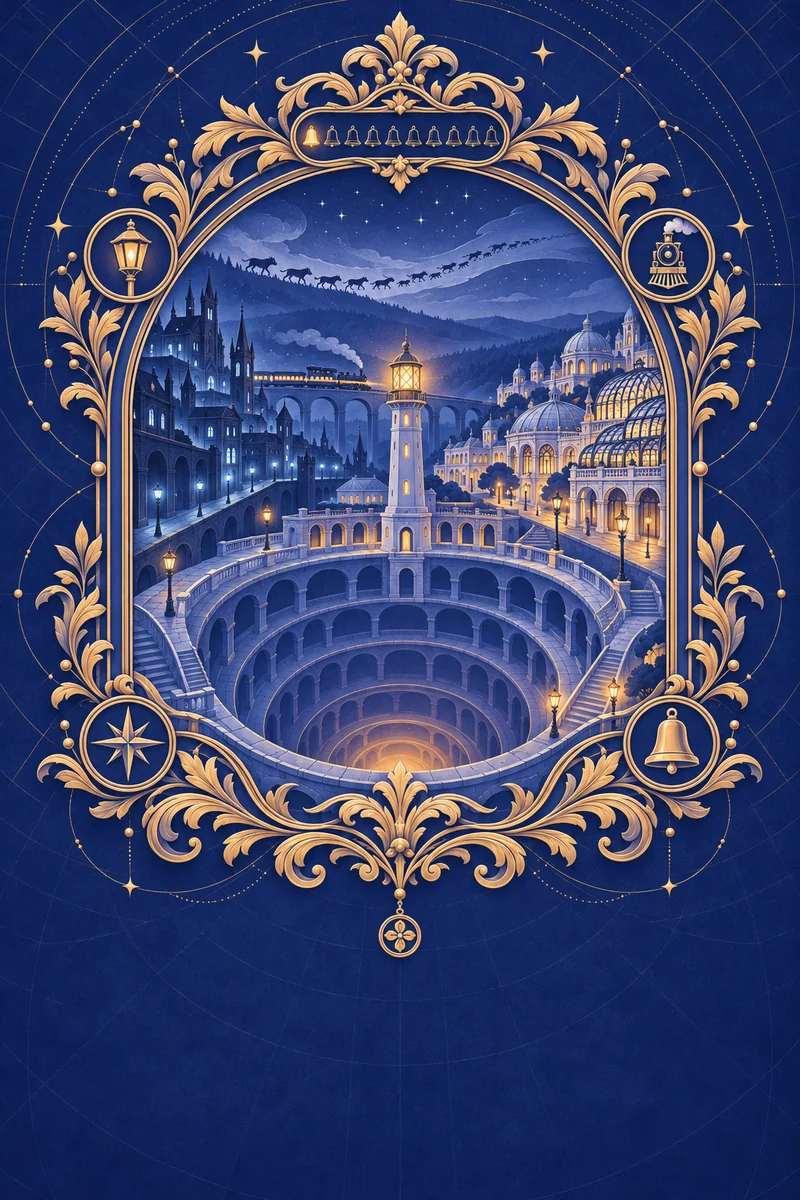
#> input picture 底稿/门面/小样_此刻书/assets/card.webp, 800 x 1200 px
$ python -i prep_assets.py   (imports and definitions only)
#> lines starting #> are read from the running program, lines starting #| are printed output that depends on the picture; after the words box and inside, x2 and y2 are one past the last pixel; in counts of white or black regions, pixels touching at a corner belong together
#!/usr/bin/env python3
# 纷争纪的书用的图。要带 PIL 的 Python（ComfyUI 那一个）。先跑 build_data.py（人的名单从 data/strife.json 里读）。
#   python prep_assets.py            都做
#   python prep_assets.py cards      二十二张牌面和牌背（assets/card/，带透明的拱窗形）
#   python prep_assets.py road       路的长卷十一段（assets/road/），量出头一段左边、末一段右边的颜色写进 data/roadc.json
#   python prep_assets.py por        时代页里的人像拼图，一张牌一张（assets/pa/），神和魔神用神明显像
#   python prep_assets.py spr        档案页的立绘加表情，一人一张（assets/ps/），神和魔神的显像（assets/god/）
#   python prep_assets.py cg         时代原画、节点原画、死的那一刻、传奇之陨（照 cg_table.json），写 data/cg.json
import io
import json
import os
import sys

from PIL import Image, ImageFilter

sys.stdout = io.TextIOWrapper(sys.stdout.buffer, encoding='utf-8')
HERE = os.path.dirname(os.path.abspath(__file__))
COMFY = os.path.normpath(os.path.join(HERE, '..', '..', '状态栏', 'comfy'))
SRC = os.path.join(COMFY, 'out', '门面_原画_纷争纪')
ASSETS = os.path.join(HERE, 'assets')
PSET_DIR = {'1001': '立绘_v3'}
GODS = os.path.join(COMFY, 'out', '神明显像')


def data():
    return json.load(open(os.path.join(HERE, 'data', 'strife.json'), encoding='utf-8'))


def fresh(dst, *srcs):
    return os.path.exists(dst) and all(os.path.getmtime(dst) >= os.path.getmtime(s) for s in srcs)


NW, NH = 1120, 1680          # 归一以后的画布（最后缩成 800×1200）
HALF, FOOT_Y = 258, 1610     # 石框两根边柱外沿之间的半宽、尖脚落在哪一行


def frame_of(a):
    """量一张牌里石框在哪：回 (中线 x, 边柱外沿的半宽, 尖脚 y)。模型照样板重画的框，大小差到一成多、位置也不一样，要归一。
    边柱外沿：一行里从外往里头一段连着十八个石头色的像素。溢出框的东西多半不是石头色、也多半只占几行，所以取各行里出现最多的那个位置；
    一边叫东西挡得厉害的，照另一边和中线算（各张牌的中线都在 509 到 511）。尖脚：中线上最低的石头色像素。"""
    import numpy as np
    H, W = a.shape[:2]
    rgb = a[..., :3].astype(int)
    st = (a[..., 3] > 200) & (rgb.mean(-1) > 150) & (rgb.max(-1) - rgb.min(-1) < 30)
    run = 18
    c = np.cumsum(np.pad(st, ((0, 0), (1, 0))), axis=1)
    full = (c[:, run:] - c[:, :-run]) == run
    ls, rs = [], []
    for y in range(int(H * .30), int(H * .66)):
        xs = np.flatnonzero(full[y])
        if len(xs):
            if 150 <= xs[0] <= 400:
                ls.append(xs[0])
            if 620 <= xs[-1] + run - 1 <= 880:
                rs.append(xs[-1] + run - 1)

    def mode(vals):
        if not vals:
            return 0, 0
        k = np.convolve(np.bincount(np.array(vals, dtype=int), minlength=W), np.ones(5), 'same')
        return int(k.argmax()), int(k.max())
    (xl, nl), (xr, nr) = mode(ls), mode(rs)
    if nl >= 60 and nr >= 60:
        xc, half = (xl + xr) / 2, (xr - xl) / 2
    elif nl >= 60:
        xc, half = 510, 510 - xl
    elif nr >= 60:
        xc, half = 510, xr - 510
    else:
        return None
    ys = np.flatnonzero(st[:, int(xc) - 5:int(xc) + 6].any(axis=1))
    return xc, half, int(ys[-1])


def norm_card(src):
    """第二版的牌是抠出来的拱窗形（透明底）。很淡的杂点清掉；照石框归一（同一个大小，尖脚落在同一处）；
    画到原图边上叫边切断的东西（吊石头的绳、日头的光芒）在边上淡出去。回 1120×1680 的图和缩放了多少。"""
#> called with src = '../小样_此刻书/assets/card.webp'
    import numpy as np
    im = Image.open(src).convert('RGBA')
    if im.size != (1024, 1536):
        print('尺寸不对', os.path.basename(src), im.size)
        im = im.resize((1024, 1536), Image.LANCZOS)
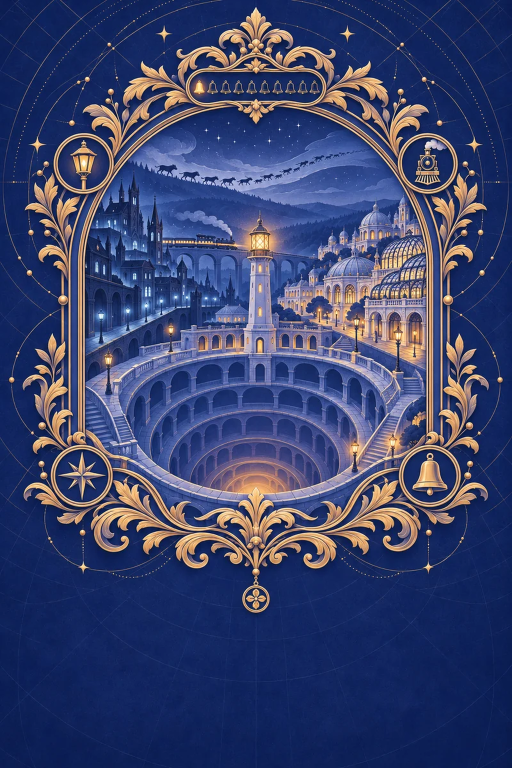
#> im: PIL image 1024x1536 RGBA (shown at 1/2 size); mean R, G, B, A 58, 67.1, 109.6, 255
    a = np.array(im)
    H, W = a.shape[:2]
#> H = 1536; W = 1024
    al = a[..., 3].astype(float)
#> al: shape (1536, 1024) float64; every value is 255
    al[al < 12] = 0
    xs, ys = np.arange(W)[None, :], np.arange(H)[:, None]
#> ys = 1536 values from 0 to 1535
    ramp = np.minimum(1, np.minimum(np.minimum(xs, W - 1 - xs), np.minimum(ys, H - 1 - ys)) / 22.0)
    a[..., 3] = (al * ramp).astype(np.uint8)
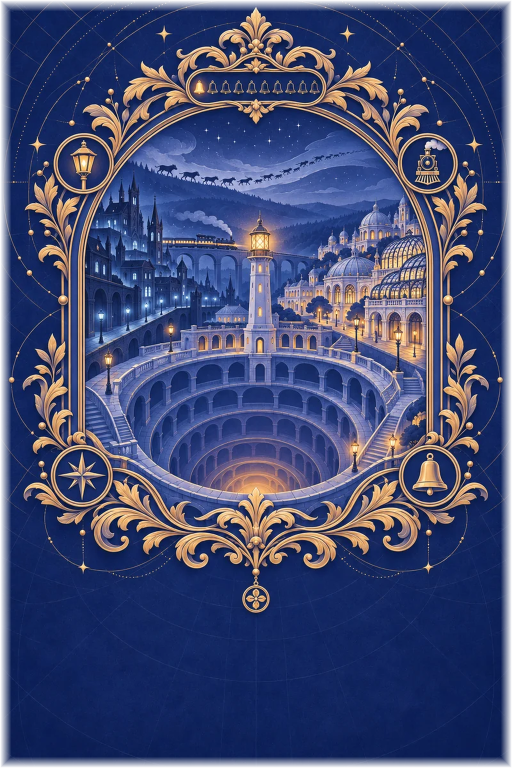
#> a: shape (1536, 1024, 4) (shown at 1/2 size); 7.04% of pixels changed, all inside (x1, y1, x2, y2) = (0, 0, 1024, 1536); transparent parts drawn white
    fr = frame_of(a)
#> in frame_of, `st = (a[..., 3] > 200) & (rgb.mean(-1) > 150) & (rgb.max(-1) - rgb.min..`:
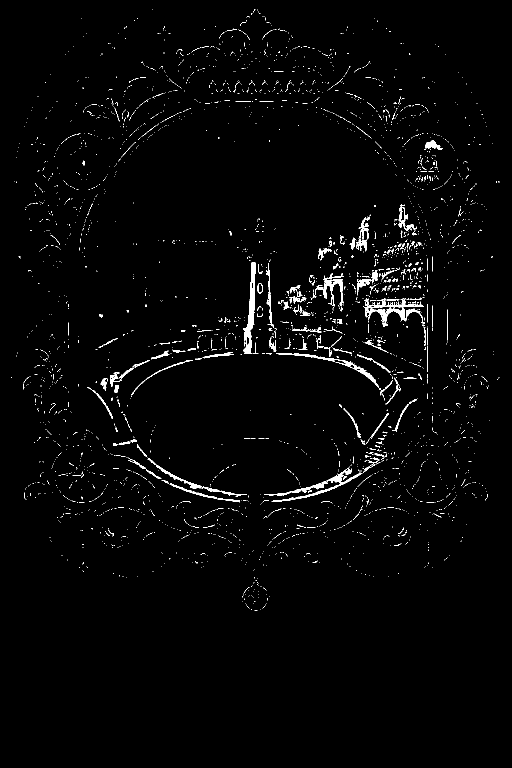
#> st: shape (1536, 1024) bool (shown at 1/2 size); 1.8% white; 3306 white regions (3132 under 20 px), largest, box (x1, y1, x2, y2) and area: (486, 525, 512, 661) 1270, (543, 933, 725, 1004) 1111, (552, 706, 758, 776) 1064
#> in frame_of, `c = np.cumsum(np.pad(st, ((0, 0), (1, 0))), axis=1)`:
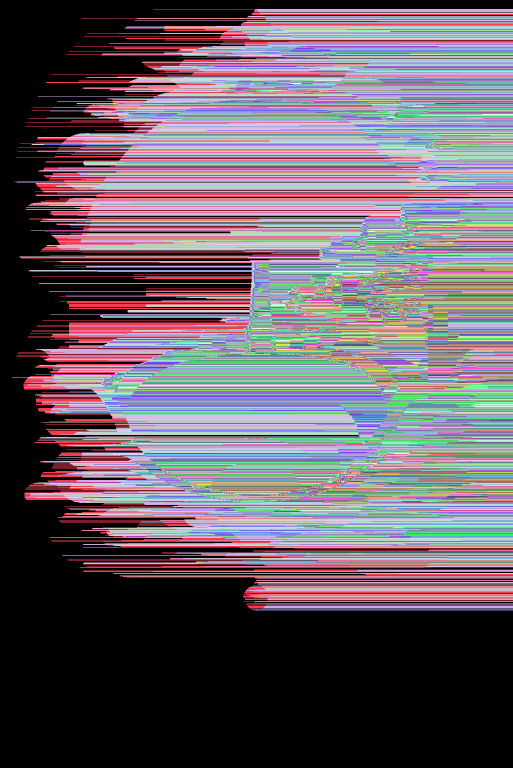
#> c: shape (1536, 1025) int64 (shown at 1/2 size); 145 distinct labels, from 0 to 144; one colour per label, 0 black
#> in frame_of, `full = (c[:, run:] - c[:, :-run]) == run`:
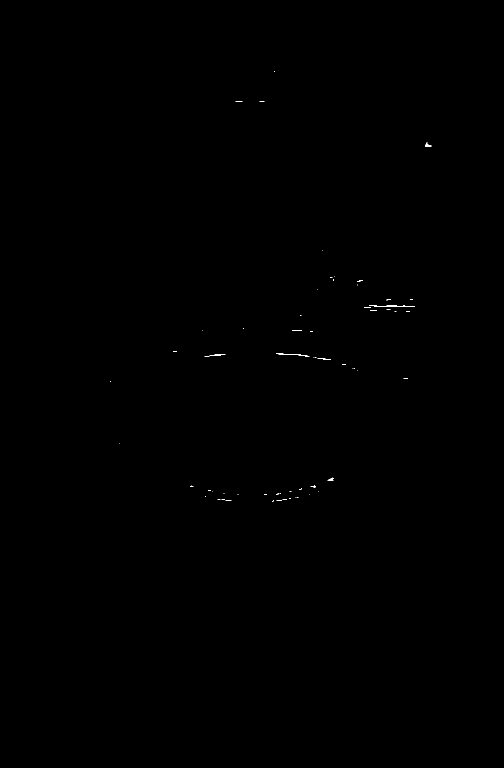
#> full: shape (1536, 1007) bool (shown at 1/2 size); 0.05% white in thin lines or dots, all inside (x1, y1, x2, y2) = (220, 143, 863, 1003)
#> the loop in frame_of, `for y in range(int(H * .30), int(H * .66)):` made 553 passes
#> xs on pass 42: [645]
#> after the loop in frame_of, `for y in range(int(H * .30), int(H * .66)):`: ls = [346, 346, 220, 238, 383, 380]; rs = 54 values, max 846 at index 15, min 620 at index 22, mean 706.1
#> in mode, `k = np.convolve(np.bincount(np.array(vals, dtype=int), minlength=W), n..`: k = 1024 values, max 2 at index 344, min 0 at index 0, mean 0.0293
#> in frame_of, `(xl, nl), (xr, nr) = mode(ls), mode(rs)`: xl = 344; nl = 2; xr = 682; nr = 9
    if fr is None:
        print('量不出石框，照样板的位置放', os.path.basename(src))
        fr = (510, 262, 1480)
    xc, half, yf = fr
    s = HALF / half
    sm = Image.fromarray(a, 'RGBA').resize((round(W * s), round(H * s)), Image.LANCZOS)
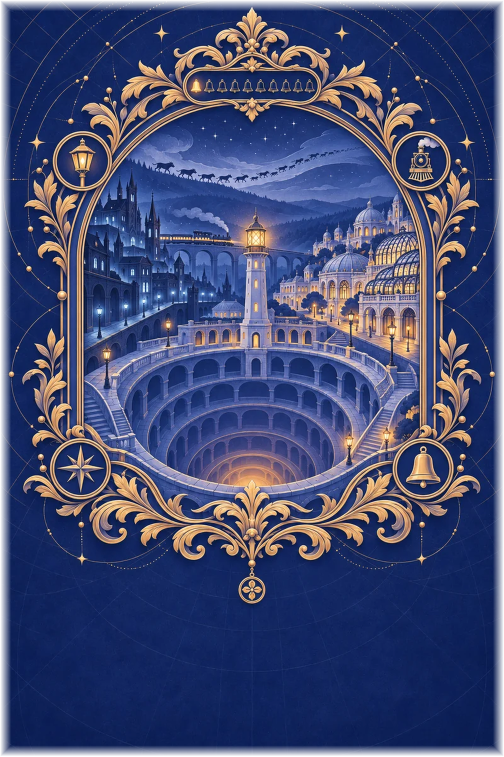
#> sm: PIL image 1008x1513 RGBA (shown at 1/2 size); mean R, G, B, A 57.9, 66.9, 109.3, 245.5; transparent parts drawn white
    x, y = round(NW / 2 - xc * s), round(FOOT_Y - yf * s)
    box = (max(0, -x), max(0, -y), min(sm.width, NW - x), min(sm.height, NH - y))
#> box = (0, 0, 1008, 1513)
    if box != (0, 0, sm.width, sm.height):
        print('  出了画布，裁掉一点', os.path.basename(src), box, sm.size)
    cv = Image.new('RGBA', (NW, NH), (0, 0, 0, 0))
#> cv: PIL image 1120x1680 RGBA; every value is 0
    cv.alpha_composite(sm.crop(box), (max(0, x), max(0, y)))
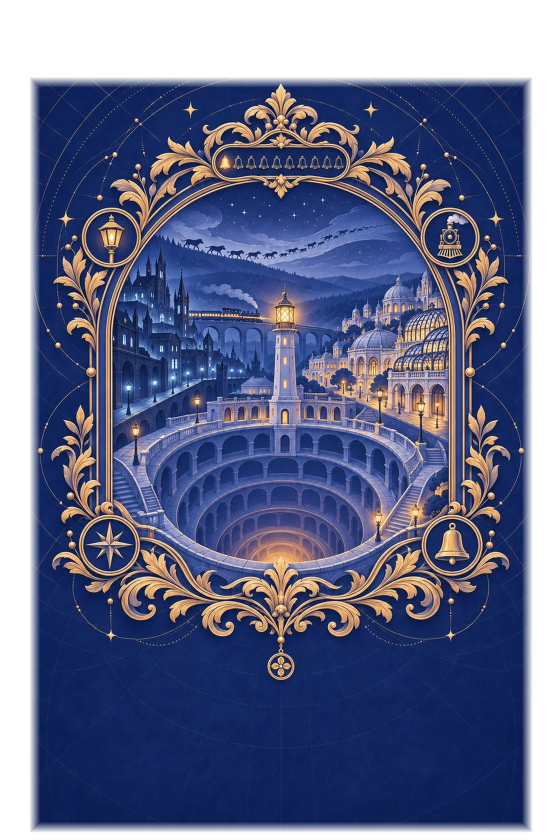
#> cv: PIL image 1120x1680 RGBA (shown at 1/2 size); mean R, G, B, A 46.9, 54.3, 88.6, 199; transparent parts drawn white
    return cv, round(s, 3)


# [7 lines left out: function finish_card, not called in this run]


KAI = 'C:/Windows/Fonts/simkai.ttf'      # 楷体：页边那一行是一只手写在牌上的
FS_MAX, FS_MIN, LS = 27, 15, 0.10      # 刻字最大、最小的字号（归一画布上的像素），字距是字号的一成


# [275 lines left out: functions ribbon_of, engrave, cut_card, cards, edge, not called in this run]


ROADV = '_v2'        # 11-13 十道接缝重画成一条连着的路以后换了文件名，浏览器不拿旧图（index.html 的 ROADV 跟着改）


# [21 lines left out: function road, not called in this run]


PW, PH, PCOLS = 300, 450, 8


# [125 lines left out: functions art_of, por, spr, cg, not called in this run]


# [5 lines not run here, left out]

>>> result = norm_card('../小样_此刻书/assets/card.webp')
